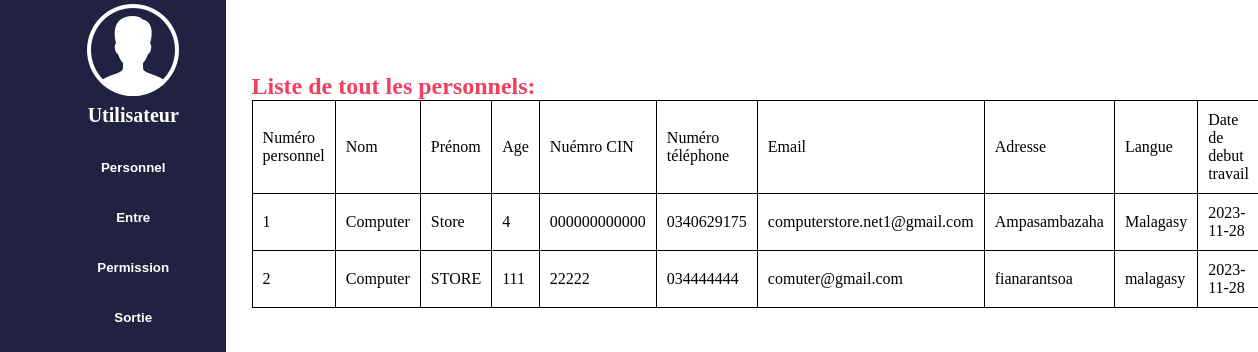
Screenshot of /user/personnel/personnel_liste.php with the database file from the repository.
### tables this page shows
CREATE TABLE IF NOT EXISTS `personnel` (
  `numero_personnel` int NOT NULL AUTO_INCREMENT,
  `nom` varchar(100) DEFAULT NULL,
  `prenom` varchar(100) DEFAULT NULL,
  `poste` varchar(50) NOT NULL,
  `numero_telephone` varchar(13) DEFAULT NULL,
  `email` varchar(150) DEFAULT NULL,
  `age` int NOT NULL,
  `numero_cin` varchar(12) NOT NULL,
  `adresse` varchar(50) NOT NULL,
  `langue` varchar(20) NOT NULL,
  `date_creation` date NOT NULL,
  `image` varchar(255) NOT NULL,
  PRIMARY KEY (`numero_personnel`)
);

### user/personnel/personnel_liste.php (the view, shortened to what this page needs)
<!DOCTYPE html>
<html lang="en">
<head>
    <link rel="stylesheet" href="style.css">
</head>
<body>
<nav>
        <ul>
            <li>
                <center><img src="admin.png" alt="Utilisateur"><p>Utilisateur</p></center>
            </li>
            <li>
                <a href="http://localhost/amelioration/User/personnel/personnel_liste.php">
                    <button>Personnel</button>
                </a>
            </li>
            <li>
                <a href="http://localhost/amelioration/User/entre/liste.php">
                    <button>Entre</button>
                </a>
            </li>
            <li>
                <a href="http://localhost/amelioration/User/permission/liste.php">
                    <button>Permission</button>
                </a>
            </li>
            <li>
                <a href="http://localhost/amelioration/User/sortie/liste.php">
                    <button>Sortie</button>
                </a>
            </li>
        </ul>
    </nav>
    <div class="corp">
    <?php
        $db = mysqli_connect('localhost', 'root', '','amelioration_stage') or die('could not connect to database');
        $requete=mysqli_query($db,"SELECT * FROM personnel");
        if(mysqli_num_rows($requete)==0)
        {
            echo "il n'y a aucun personnel";
        }
        else
        {
            ?>
            <p>.</p><h2>Liste de tout les personnels:</h2>
            <table>
                <tr>
                    <td>Numéro personnel</td>
                    <td>Nom</td>
                    <td>Prénom</td>
                    <td>Age</td>
                    <td>Nuémro CIN</td>
                    <td>Numéro téléphone</td>
                    <td>Email</td>
                    <td>Adresse</td>
                    <td>Langue</td>
                    <td>Date de debut travail</td>
                </tr><?php
            while($row = mysqli_fetch_assoc($requete))
            {
                ?><tr>
                    <td><?=$row['numero_personnel']?></td>
                    <td><?=$row['nom']?></td>
                    <td><?=$row['prenom']?></td>
                    <td><?=$row['age']?></td>
                    <td><?=$row['numero_cin']?></td>
                    <td><?=$row['numero_telephone']?></td>
                    <td><?=$row['email']?></td>
                    <td><?=$row['adresse']?></td>
                    <td><?=$row['langue']?></td>
                    <td><?=$row['date_creation']?></td>
                    </tr><?php
            }
        }
    ?></table></div>
</body>
</html>

### user/personnel/style.css (style rules this page uses)
* { margin: 0; }
nav { width: 18%; background-color: rgba(7, 7, 44, 0.894); height: 100vh; position: fixed; }
nav ul li { list-style: none; display: block; }
nav ul li a button { background-color: rgba(42, 2, 42, 0); width: 100%; height: 50px; font-weight: bolder; color: white; border: none; }
table { width: 100%; }
table,th,td { border: 1px solid black; border-collapse: collapse; padding: 10px; }
.corp { margin-left: 20%; }
h2 { margin-top: 50px; color: rgb(241, 64, 94); }

### user/personnel/personnel_liste.php (style rules this page uses)
p { font-weight:bold; color:white; font-size:20px; margin-bottom:15px }

### rows the page displays
personnel: numero_personnel "1", nom "Computer", prenom "Store", age "4", numero_cin "000000000000", numero_telephone "0340629175", email "computerstore.net1@gmail.com", adresse "Ampasambazaha", langue "Malagasy", date_creation "2023-11-28"
personnel: numero_personnel "2", nom "Computer", prenom "STORE", age "111", numero_cin "22222", numero_telephone "034444444", email "comuter@gmail.com", adresse "fianarantsoa", langue "malagasy", date_creation "2023-11-28"
